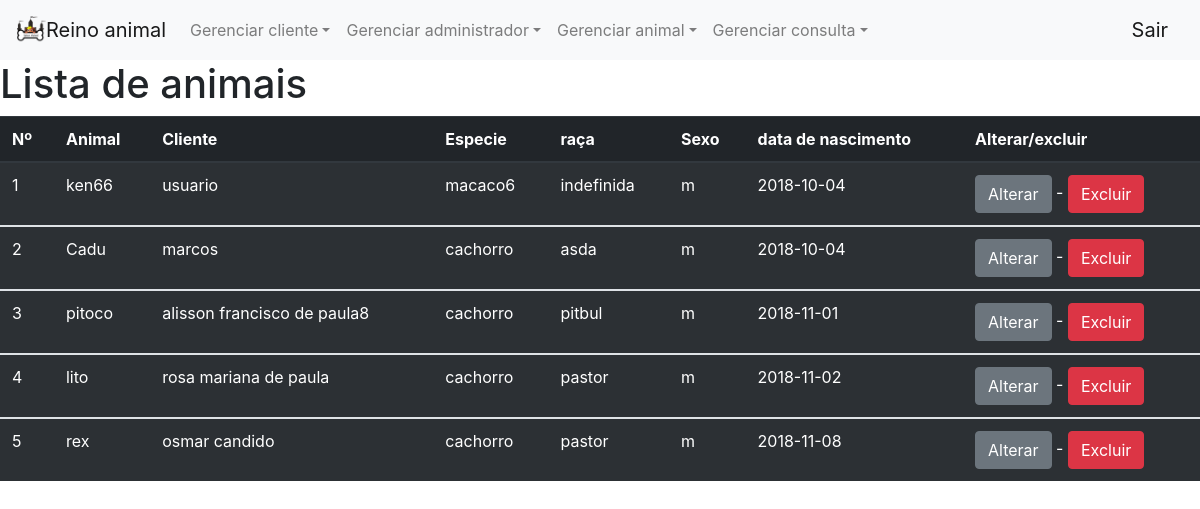
The page /PROJETO/Adm/Buscas/Busca_animal.php on the database its author committed.
### tables this page shows
CREATE TABLE `animal` (
  `id_animal` int(11) NOT NULL,
  `especie` varchar(150) NOT NULL,
  `nome` varchar(200) NOT NULL,
  `id_cliente` int(11) NOT NULL,
  `raca` varchar(100) NOT NULL,
  `sexo` char(8) NOT NULL,
  `data_nascimento` date NOT NULL
);

CREATE TABLE `cliente` (
  `id_cliente` int(11) NOT NULL,
  `nome` varchar(200) NOT NULL,
  `cpf` varchar(14) NOT NULL,
  `bairro` varchar(150) NOT NULL,
  `rua` varchar(100) NOT NULL,
  `num_casa` int(11) NOT NULL,
  `telefone` varchar(13) NOT NULL,
  `email` varchar(260) NOT NULL,
  `senha` varchar(200) NOT NULL
);

### PROJETO/Adm/funcao/funcao_select.php (called while the page is built, shortened)
<?php
include("../conexao/fecha_conexao.php");
function select($tabela, $coluna = "*", $where = NULL, $ordem = NULL, $limite = NULL) {
    $sql = "SELECT {$coluna} FROM {$tabela} {$where} {$ordem} {$limite}";
    if ($conexao = connect()) {
        if ($query = mysqli_query($conexao, $sql)) {
            if (mysqli_num_rows($query) > 0) {
                $resultados_totais = array();
                while ($resultado = mysqli_fetch_assoc($query)) {
                    $resultados_totais[] = $resultado;
                }
                return $resultados_totais;
            } else {
                return false;
            }
        } else {
            return false;
        }
    } else {
        return false;
    }
}

### PROJETO/Adm/conexao/fecha_conexao.php (called while the page is built)
<?php
function fechaConexao($conexao){
   $fecha = mysqli_close($conexao);
   if(!$fecha){
       echo "Impossivel fechar a conexao";
       return false;
   }else{
       return true;
   }
}

### PROJETO/Adm/Buscas/Busca_animal.php (the view, shortened to what this page needs)
<?php
include('../funcao/funcao_select.php');
$pesquisar = $_POST['pesquisar'];
$consulta = select("animal", "*", "WHERE nome LIKE '%$pesquisar%'");
$consultaCli = select("cliente", "*", "");
?>
<head>
    <link rel="stylesheet" href="css/bootstrap.css">
    <link rel="stylesheet" href="https://stackpath.bootstrapcdn.com/bootstrap/4.1.3/css/bootstrap.min.css">
    <link rel="stylesheet" type="text/css" href="../css/estilo.css">
</head>
<nav class="navbar navbar-expand-lg navbar-light bg-light">
    <a class="navbar-brand" href="HomeVeterinario.php"><img src="../img/reino.png" alt="" width="30px" class="d-inline-block align-top" alt="">Reino animal</a>
    <div class="collapse navbar-collapse" id="navbarTogglerDemo01">
        <ul class="navbar-nav mr-auto mt-2 mt-lg-0">
            <li class="nav-item dropdown">
                <a class="nav-link dropdown-toggle" href="#" id="dropdownMenuLink" data-toggle="dropdown" aria-haspopup="true" aria-expanded="false">Gerenciar cliente<span class="sr-only">(current)</span></a>
            </li>
            <li class="nav-item dropdown">
                <a class="nav-link dropdown-toggle" href="#" id="dropdownMenuLink" data-toggle="dropdown" aria-haspopup="true" aria-expanded="false">Gerenciar administrador<span class="sr-only">(current)</span></a>
            </li>
            <li class="nav-item dropdown">
                <a class="nav-link dropdown-toggle" href="#" id="dropdownMenuLink" data-toggle="dropdown" aria-haspopup="true" aria-expanded="false">Gerenciar animal<span class="sr-only">(current)</span></a>
            </li>
            <li class="nav-item dropdown">
                <a class="nav-link dropdown-toggle" href="#" id="dropdownMenuLink" data-toggle="dropdown" aria-haspopup="true" aria-expanded="false">Gerenciar consulta<span class="sr-only">(current)</span></a>
            </li>
        </ul>
        <ul class="nav navbar-nav navbar-right">
            <a class="navbar-brand" href="../sessao/Logout.php"><img alt="" width="30px" class="d-inline-block align-top" alt="">Sair</a>
        </ul>
    </div>
</nav>
<body>
       <table class="table table-striped table-dark">
        <h1> Lista de animais</h1>
        <thead>
            <tr>
                <th>Nº</th>
                <th>Animal</th>
                <th>Cliente</th>
                <th>Especie</th>
                <th>raça</th>
                <th>Sexo</th>
                <th>data de nascimento</th>
                <th>Alterar/excluir</th>
            </tr>
        </thead>
        <?php
        if ($consulta == true) {
            for ($i = 0; $i < count($consulta); $i++) {
                ?>
                <tbody>
                    <tr>
                        <td><?php echo $i + 1 ?></td>
                        <td><?php echo $consulta [$i]['nome'] ?></td>
                        <td><?php echo $consultaCli[$i]['nome'] ?></td>
                        <td><?php echo $consulta [$i]['especie'] ?></td>
                        <td><?php echo $consulta [$i]['raca'] ?></td>
                        <td><?php echo $consulta [$i]['sexo'] ?></td>
                        <td><?php echo $consulta [$i]['data_nascimento'] ?></td>
                        <td><a class="btn btn-secondary" role="button"  href="../editar/editar_animal.php?id=<?php echo $consulta[$i]['id_animal']; ?>">Alterar</a> -
                            <a class="btn btn-danger" role="button"  href="../excluir/excluir_animal.php?id=<?php echo $consulta[$i]['id_animal']; ?>">Excluir</a></td>
                    </tr>
                </tbody>
                <?php
            }
        } else {
            echo "Nenhum dado encontrado!";
        }
        ?>
    </table>
</body>
</html>

### PROJETO/Adm/css/estilo.css (style rules this page uses)
nav { height: 60px; }

### rows shown on the page
animal: nome "ken66", id_cliente.nome "usuario", especie "macaco6", raca "indefinida", sexo "m", data_nascimento "2018-10-04"
animal: nome "Cadu", especie "cachorro", raca "asda", sexo "m", data_nascimento "2018-10-04"
cliente: nome "marcos"
animal: nome "pitoco", especie "cachorro", raca "pitbul", sexo "m", data_nascimento "2018-11-01"
cliente: nome "alisson francisco de paula8"
animal: nome "lito", especie "cachorro", raca "pastor", sexo "m", data_nascimento "2018-11-02"
cliente: nome "rosa mariana de paula"
animal: nome "rex", especie "cachorro", raca "pastor", sexo "m", data_nascimento "2018-11-08"
cliente: nome "osmar candido"
